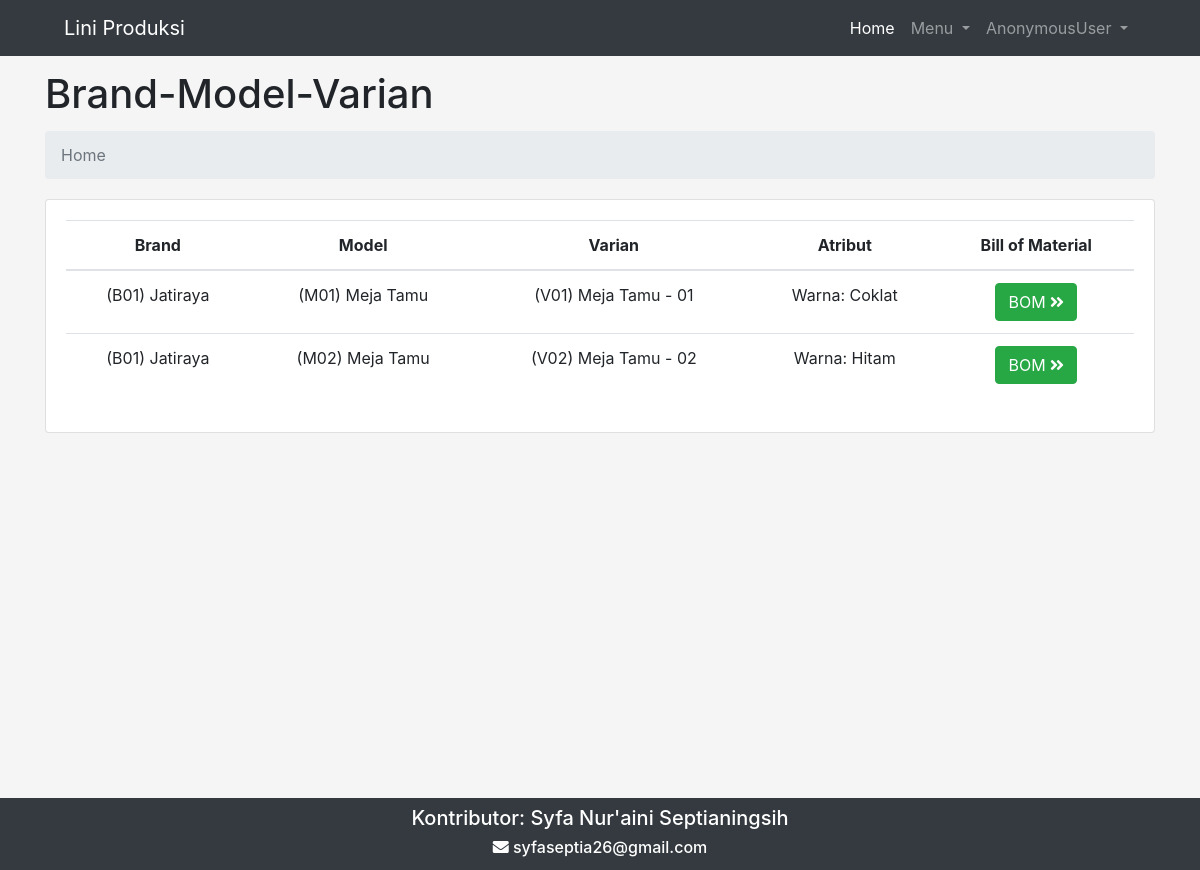
/produk/, run on the app's committed database.
### produk/models.py (models this page shows, shortened)
class Model(Brand):
    idModel = models.CharField(max_length=255,)
    namaModel = models.CharField(max_length=255)

class Varian(Model):
    idVarian = models.CharField(max_length=255, unique=True)
    namaVarian = models.CharField(max_length=255,)
    namaAtribut = models.CharField(max_length=255,)
    nilaiAtribut = models.CharField(max_length=255,)

class Brand(models.Model):
    idBrand = models.CharField(max_length=255,)
    namaBrand = models.CharField(max_length=255,)

class Model(Brand):
    idModel = models.CharField(max_length=255,)
    namaModel = models.CharField(max_length=255)

### produk/views.py (the view)
# urls.py: path('', views.index, name='index'),
def index(request):
    varian = Varian.objects.all()
    context = {
        'Judul': 'Brand-Model-Varian',
        'varian': varian,
        'css': 'produk/css/styles_table.css',
    }
    return render(request,'produk/indexV2.html',context)

### engineeringOrder/templatetags/templatetags.py (called while the page is built)
@register.filter(name='has_group')
def has_group(user, group_name):
    return user.groups.filter(name=group_name).exists()

### produk/templates/produk/indexV2.html (shortened to what this page needs)
{% extends "base.html" %}
{% load static %}
{% load templatetags %}
{% block pageTitle %}
    {{Judul}}
{% endblock pageTitle %}
{% block contents %}
    <div class="container" style="margin-top:13px;">
        <nav aria-label="breadcrumb">
            <ol class="breadcrumb">
                <li class="breadcrumb-item active" aria-current="page">Home</li>
            </ol>
        </nav>
    </div>
    <div class="container">
            <div class="card" style="margin-bottom:20px;">
              <div class="card-body">
                <table class="table table-hover text-center">
        <thead>
        <tr>
            <th>Brand</th>
            <th>Model</th>
            <th>Varian</th>
            <th>Atribut</th>
            <th>Bill of Material</th>
        </tr>
        </thead>
        <tbody>
        {% for b in varian %}
        <tr>
            <td>({{b.idBrand}}) {{b.namaBrand}}</td>
            <td>({{b.idModel}}) {{b.namaModel}}</td>
            <td>({{b.idVarian}}) {{b.namaVarian}}</td>
            <td>{{b.namaAtribut}}: {{b.nilaiAtribut}}</td>
            <td><a class="btn btn-success" href="{% url "produk:billOfMaterial" idVarianInput=b.idVarian %}">BOM <i class="fas fa-angle-double-right"></a></td>
        </tr>
        {% endfor %}
        </tbody>
    </table>
              </div>
          </div>
    </div>
{% endblock contents %}

### templates/base.html (shortened to what this page needs)
{% load static %}
<!DOCTYPE html>
<html style="height:100%;">
<head>
    <link rel="stylesheet" type='text/css' href="{% static css %}">
    {% include "snippets/styles.html" %}
</head>
<body style="background-color: #f5f5f5;">
    {% include "snippets/navbar.html" %}
    <div style="position:relative; min-height:100vh;">
        <div style="padding-bottom:72px;">
        <div class="container" style="margin-top:70px">
            <h1>
            {% block pageTitle %}
            {% endblock pageTitle %}
            </h1>
        </div>
        <div>
            {% block contents %}
            {% endblock contents %}
        </div>
        </div>
        {% include "footer.html" %}
    </div>
</body>
</html>

### templates/snippets/styles.html (shortened to what this page needs)
<link rel="stylesheet" href="https://stackpath.bootstrapcdn.com/bootstrap/4.1.3/css/bootstrap.min.css">
<link rel="stylesheet" href="https://use.fontawesome.com/releases/v5.7.0/css/all.css">

### templates/snippets/navbar.html (shortened to what this page needs)
{% load static%}
<nav class="navbar navbar-expand-lg navbar-dark bg-dark fixed-top">
  <a class="navbar-brand ml-5" href="{% url "home" %}">
     Lini Produksi
  </a>
  <div class="collapse navbar-collapse" id="navbarNavDropdown">
    <ul class="navbar-nav ml-auto mr-5">
      <li class="nav-item active">
        <a class="nav-link" href="{% url "home" %}">Home </a>
      </li>
      <li class="nav-item dropdown">
        <a class="nav-link dropdown-toggle" href="#" id="navbarDropdownMenuLink" data-toggle="dropdown" aria-haspopup="true" aria-expanded="false">
          Menu
        </a>
      </li>
       <li class="nav-item dropdown">
        <a class="nav-link dropdown-toggle" href="#" id="navbarDropdownMenuLink" data-toggle="dropdown" aria-haspopup="true" aria-expanded="false">
          {{user}}
        </a>
      </li>
    </ul>
  </div>
</nav>

### templates/footer.html
<footer class="bg-dark text-center text-lg-start" style="position:absolute;bottom:0;width:100%;height:72px;">
  <div class="text-center p-1" style="color: white; margin-top:4px;">
      <h5>Kontributor: Syfa Nur'aini Septianingsih</h5>
      <h6><i class="fa fa-envelope" aria-hidden="true"></i> syfaseptia26@gmail.com</h6>
  </div>
</footer>

### produk/templates/produk/indexV2.html (style rules this page uses)
td { vertical-align: center; }

### data on the page
Varian: idBrand "B01", namaBrand "Jatiraya", idModel "M01", namaModel "Meja Tamu", idVarian "V01", namaVarian "Meja Tamu - 01", namaAtribut "Warna", nilaiAtribut "Coklat"
Varian: idBrand "B01", namaBrand "Jatiraya", idModel "M02", namaModel "Meja Tamu", idVarian "V02", namaVarian "Meja Tamu - 02", namaAtribut "Warna", nilaiAtribut "Hitam"

### other printed values
{{ user }} "AnonymousUser"
{{ Judul }} "Brand-Model-Varian"
